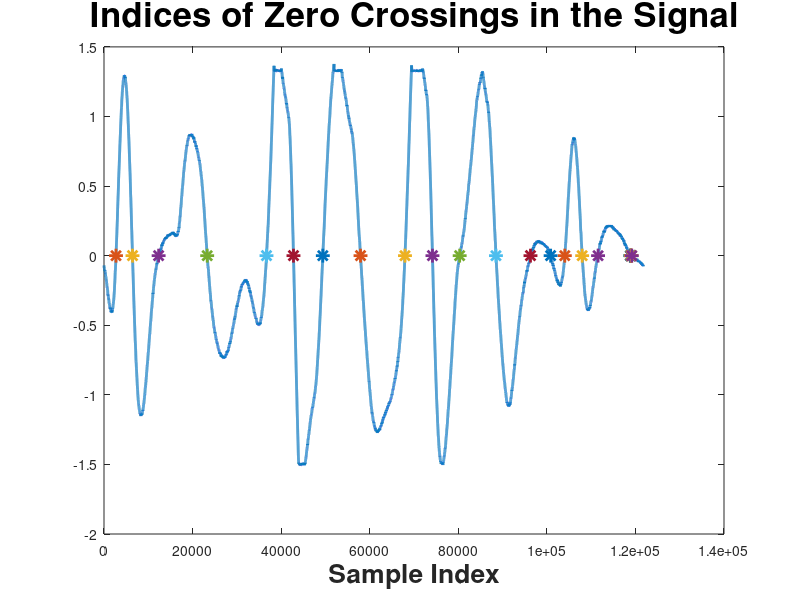

Source code (MATLAB):
%RETURNS INDICES OF ZERO CROSSINGS IN THE REAL SIGNAL

% Please feel free to use the code in your research and development works.
% We would appreciate a citation to the paper below when this code is helpful in obtaining results in your future publications.

% Publication for citation:
%(1) Abu Sajana R., R. Subramanian, P. Vijay Kumar, Syam Krishnan, Bharadwaj Amrutur, Jeena Sebastian, Malati Hegde, S. V. R. Anand,
% "A Low-Complexity Algorithm for Intrusion Detection in a PIR-Based Wireless Sensor Network,"
% In 5th International Conference on Intelligent Sensors, Sensor Networks and Information Processing (ISSNIP), pages 337–342, Dec 2009.

%(2) The SmartDetect WSN Team, "SmartDetect: An efficient WSN implementation for intrusion detection,"
% Communication Systems and Networks (COMSNETS), 2010 Second International Conference on, Bangalore, 2010, pp. 1-2.

% We suggest the user refer to the publication for implementation details.

clear all; close all; clc

% Load Real Data
load C2v0800016.dat; A=C2v0800016(:,2);
% Signal region of interest
A=A(42300:164100);
% remove DC in signal
A=A-mean(A);

k=1;

for i=1:length(A)-1
    if((A(i)<0 && A(i+1)>=0)||(A(i)>0 && A(i+1)<=0))
        index(k)=i;
        k=k+1;
    end;
end;

plot(A,'LineWidth',2);
hold on;
plot(index,0,'*','LineWidth',2,'MarkerSize',10);
title('Indices of Zero Crossings in the Signal','FontSize',25,'FontWeight','bold')
xlabel('Sample Index','FontSize',19,'FontWeight','bold')
